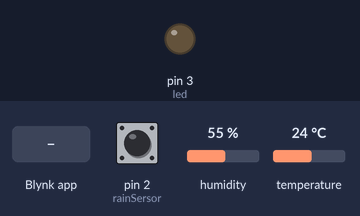
Simulated run of this sketch. Board: Arduino Uno, built for the host (arithmetic inside an expression is 32-bit, double 64-bit). Shown: output pins drawn as LEDs (lit = HIGH). Inputs (shaded band) come from the test bench; at power-on: pin 2 (rainSersor) HIGH, humidity 55 %, temperature 24 °C. WiFi joins after 1.5 s; servers stay silent unless stated.

Above: at 3.0 s.
3.1 s: Blynk app writes 1 to V1
At 3.6 s:
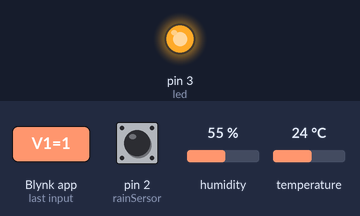
4.6 s: Blynk app writes 0 to V1
At 5.8 s:
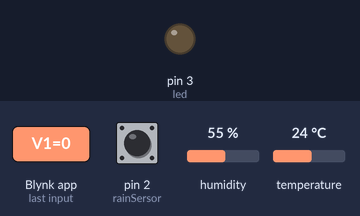
6.1 s: Blynk app writes 200 to V1
At 7.1 s:
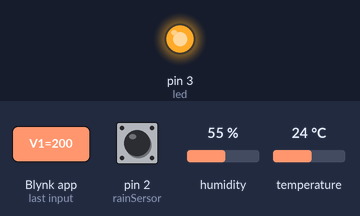
Timing chart, 0 to 9.1 s (numbered marks = the images above; inputs shaded):
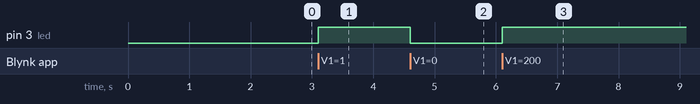

Measured:
- after the input at 3.1 s, pin 3 (led): LOW → HIGH at once
- after the input at 4.6 s, pin 3 (led): HIGH → LOW at once
- after the input at 6.1 s, pin 3 (led): LOW → HIGH at once

The sketch:

Cau3.ino
```cpp
// Blynk ver 0.6.0
#define BLYNK_TEMPLATE_ID "TMPL6BOtPA5km"
#define BLYNK_TEMPLATE_NAME "Wifi"
#define BLYNK_AUTH_TOKEN "ZvV50KuZ_Kp8xL1MT-gUtG5Ao3_Ng09k"
#include <SoftwareSerial.h>

SoftwareSerial mySerial(10, 11);

#define BLYNK_PRINT mySerial

#include <SPI.h>
#include <Ethernet.h>
#include <BlynkSimpleStream.h>

char auth[] = "ZvV50KuZ_Kp8xL1MT-gUtG5Ao3_Ng09k";

BlynkTimer timer;

#define rainSersor 2

#define led 3

#include "DHT.h"
#define DHTPIN 5
#define DHTTYPE DHT11
DHT dht(DHTPIN, DHTTYPE);

void send_blynk()
{
  Blynk.virtualWrite(V0, digitalRead(rainSersor));
  Blynk.virtualWrite(V2, dht.readTemperature());
  Blynk.virtualWrite(V3, dht.readHumidity());
}

void setup() {
  pinMode(rainSersor, INPUT);
  pinMode(led, OUTPUT);

  // Debug console
  Serial.begin(9600);
  mySerial.begin(9600);

  Blynk.begin(Serial, auth);

  timer.setInterval(1000L, send_blynk);
  dht.begin();
}

BLYNK_WRITE(V1)
{
  int pinValue = param.asInt(); // assigning incoming value from pin V1 to a variable

  digitalWrite(led, pinValue);
}

void loop() {
  Blynk.run();
  timer.run(); // Initiates BlynkTimer
}
```
